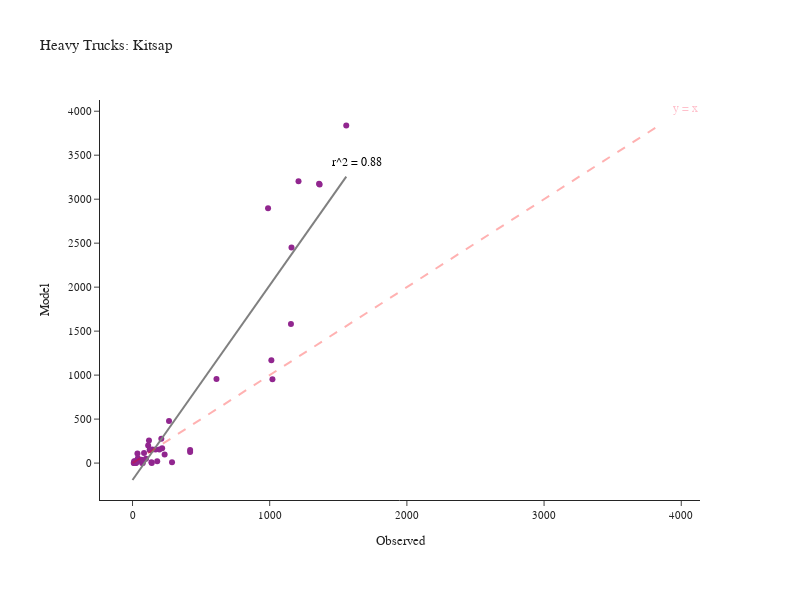

Here is the notebook cell this chart was saved with:
### Code cell
fig = create_truck_chart(df_daily_heavy, 'Heavy', 'Kitsap')
fig.show()

### Figure 1 — Plotly figure (JSON) as saved in the notebook; plotly's stock layout.template omitted (floating-point values rounded to 4 significant figures)
{"data": [{"customdata": [["SR-16  N/O SR-302 NB/SB", "Kitsap"], ["SR-16 N/O SR-160 NB/SB", "Kitsap"], ["SR-16 N/O Tremont NB/SB", "Kitsap"], ["SR-16 S/O SR-3 NB", "Kitsap"], ["SR-104 @ Hood Canal Bridge WB/EB", "Kitsap"], ["SR-104 E/O Hood Canal Bridge WB/EB", "Kitsap"], ["SR-104 N/O Pt Gamble Rd WB/EB", "Kitsap"], ["SR-104 E/O SR-307 WB/EB", "Kitsap"], ["SR-104 E/O Hansville WB/EB", "Kitsap"], ["SR-160 @ SR-16 WB/EB", "Kitsap"], ["SR-160 E/O Long Lake Rd WB/EB", "Kitsap"], ["SR-160 W/O Banner WB/EB", "Kitsap"], ["SR-160 E/O Peterson WB/EB", "Kitsap"], ["SR-160 S/O Southworth Dr WB/EB", "Kitsap"], ["SR-166 E/O SR-16 WB/EB", "Kitsap"], ["SR-3 E/O Sunset Way NB/SB", "Kitsap"], ["SR-3 N/O SR-305 NB/SB", "Kitsap"], ["SR-3 S/O Newberry Hill Rd NB/SB", "Kitsap"], ["SR-3 @ SR-304 NB/SB", "Kitsap"], ["SR-3 NE of SR-16 NB/SB", "Kitsap"], ["SR-3 W/O Lake Flora Rd NB/SB", "Kitsap"], ["SR-303 E/O SR-3 NB/SB", "Kitsap"], ["SR-303 N/O 11th St NB/SB", "Kitsap"], ["SR-303 N/O SR-304 NB/SB", "Kitsap"], ["SR-304 E/O SR-3 WB/EB", "Kitsap"], ["SR-304 W/O Naval WB/EB", "Kitsap"], ["SR-305 W/O SR-307 WB/EB", "Kitsap"], ["SR-305 W/O Suquamish Way WB/EB", "Kitsap"], ["SR-305 N/O Day Rd WB/EB", "Kitsap"], ["SR-305 N/O High School Rd WB/EB", "Kitsap"], ["SR-305 S/O Winslow Way WB/EB", "Kitsap"], ["SR-305 @ Ferry Ramp WB/EB", "Kitsap"], ["SR-307 W/O SR-104 NB/SB", "Kitsap"], ["SR-307 N/O Gunderson NB/SB", "Kitsap"], ["SR-307 S/O Gunderson NB/SB", "Kitsap"], ["SR-307 N/O SR-305 NB/SB", "Kitsap"], ["SR-308 @ SR-3 WB/EB", "Kitsap"], ["SR-308 E/O SR-3 WB/EB", "Kitsap"], ["SR-308 E/O Silverdale Way WB/EB", "Kitsap"], ["SR-308 W/O Brownsville Hwy WB/EB", "Kitsap"], ["SR-310 @ SR-3 WB/EB", "Kitsap"], ["SR-310 W/O Callow WB/EB", "Kitsap"]], "hovertemplate": "Observed=%{x}<br>Model=%{y}<br>location=%{customdata[0]}<br>County=%{customdata[1]}<extra></extra>", "legendgroup": "", "line": {"color": "Grey", "width": 2}, "marker": {"color": "#91268F", "symbol": "circle"}, "mode": "markers", "name": "", "orientation": "v", "showlegend": false, "type": "scatter", "x": [1558, 1210, 1364, 1155, 612, 75, 70, 144, 84, 114, 34, 30, 19, 12, 140, 1020, 1012, 1159, 988, 1360, 288, 180, 216, 98, 210, 126, 266, 420, 420, 234, 11, 9, 196, 168, 126, 120, 39, 36, 66, 22, 138, 26], "xaxis": "x", "y": [3839, 3204, 3166, 1580, 956, 2, 2, 153, 115, 199, 18, 18, 21, 21, 2, 954, 1169, 2452, 2898, 3176, 9, 22, 168, 50, 277, 149, 478, 149, 127, 98, 0, 0, 153, 153, 154, 258, 56, 109, 38, 0, 9, 0], "yaxis": "y"}, {"hovertemplate": "Observed=%{x}<br>Model=%{y}<extra></extra>", "legendgroup": "", "line": {"color": "Grey", "dash": "solid", "width": 2}, "marker": {"symbol": "circle"}, "mode": "lines", "name": "", "orientation": "v", "showlegend": false, "type": "scatter", "x": [0, 15.74, 31.47, 47.21, 62.95, 78.69, 94.42, 110.2, 125.9, 141.6, 157.4, 173.1, 188.8, 204.6, 220.3, 236.1, 251.8, 267.5, 283.3, 299.0, 314.7, 330.5, 346.2, 362.0, 377.7, 393.4, 409.2, 424.9, 440.6, 456.4, 472.1, 487.9, 503.6, 519.3, 535.1, 550.8, 566.5, 582.3, 598.0, 613.8, 629.5, 645.2, 661.0, 676.7, 692.4, 708.2, 723.9, 739.7, 755.4, 771.1, 786.9, 802.6, 818.3, 834.1, 849.8, 865.6, 881.3, 897.0, 912.8, 928.5, 944.2, 960.0, 975.7, 991.5, 1007.0, 1023.0, 1039.0, 1054.0, 1070.0, 1086.0, 1102.0, 1117.0, 1133.0, 1149.0, 1165.0, 1180.0, 1196.0, 1212.0, 1228.0, 1243.0, 1259.0, 1275.0, 1290.0, 1306.0, 1322.0, 1338.0, 1353.0, 1369.0, 1385.0, 1401.0, 1416.0, 1432.0, 1448.0, 1464.0, 1479.0, 1495.0, 1511.0, 1527.0, 1542.0, 1558], "xaxis": "x", "y": [-192.3, -157.5, -122.7, -87.82, -52.98, -18.14, 16.7, 51.54, 86.38, 121.2, 156.1, 190.9, 225.7, 260.6, 295.4, 330.3, 365.1, 399.9, 434.8, 469.6, 504.5, 539.3, 574.1, 609.0, 643.8, 678.7, 713.5, 748.3, 783.2, 818.0, 852.9, 887.7, 922.5, 957.4, 992.2, 1027.0, 1062.0, 1097.0, 1132.0, 1166.0, 1201.0, 1236.0, 1271.0, 1306.0, 1341.0, 1375.0, 1410.0, 1445.0, 1480.0, 1515.0, 1550.0, 1584.0, 1619.0, 1654.0, 1689.0, 1724.0, 1759.0, 1794.0, 1828.0, 1863.0, 1898.0, 1933.0, 1968.0, 2003.0, 2037.0, 2072.0, 2107.0, 2142.0, 2177.0, 2212.0, 2246.0, 2281.0, 2316.0, 2351.0, 2386.0, 2421.0, 2455.0, 2490.0, 2525.0, 2560.0, 2595.0, 2630.0, 2665.0, 2699.0, 2734.0, 2769.0, 2804.0, 2839.0, 2874.0, 2908.0, 2943.0, 2978.0, 3013.0, 3048.0, 3083.0, 3117.0, 3152.0, 3187.0, 3222.0, 3257.0], "yaxis": "y"}], "layout": {"annotations": [{"align": "right", "font": {"color": "pink", "size": 12}, "showarrow": false, "text": "y = x", "x": 4031.0, "y": 4031.0}, {"align": "right", "font": {"color": "black", "size": 12}, "showarrow": false, "text": "r^2 = 0.88", "x": 1636.0, "y": 3420.0}], "height": 600, "legend": {"tracegroupgap": 0}, "margin": {"b": 100, "l": 100, "r": 100, "t": 100}, "shapes": [{"line": {"color": "Red", "dash": "dash", "width": 2}, "type": "line", "x0": 0, "x1": 3839, "y0": 0, "y1": 3839}], "title": {"text": "Heavy Trucks: Kitsap"}, "width": 800, "xaxis": {"anchor": "y", "domain": [0, 1], "title": {"text": "Observed"}}, "yaxis": {"anchor": "x", "domain": [0, 1], "title": {"text": "Model"}}}}
